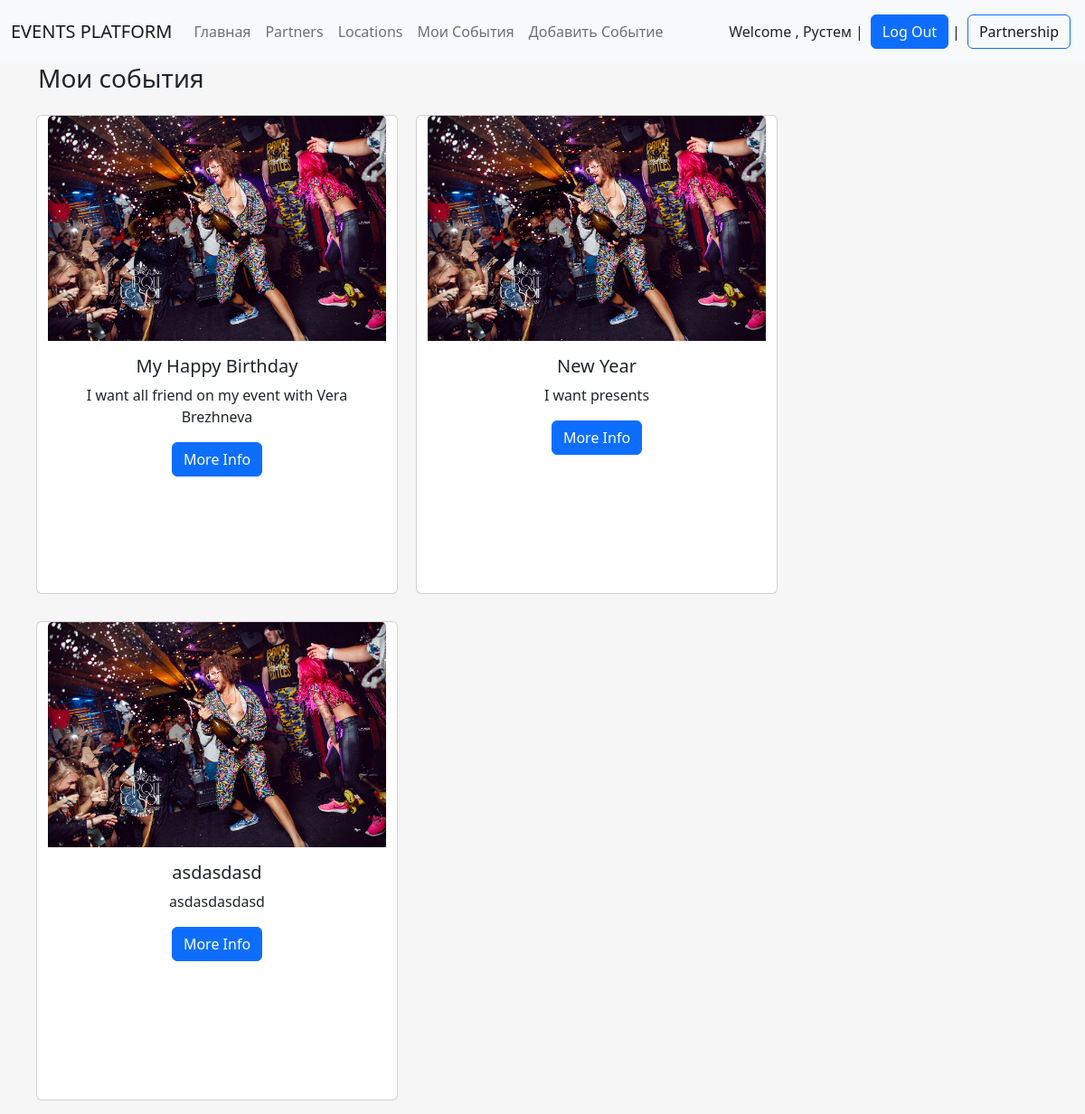
Screenshot of /my_events/ (signed in) with the database file from the repository.
### events/models.py (models this page shows, shortened)
class BaseEvent(models.Model):
    title = models.CharField(max_length=40, verbose_name='Название события')
    description = models.TextField(blank=True, verbose_name='Описание')  # can be empty
    planning_day = models.DateField(verbose_name='Планируемое день события', blank=True,
                                    default=utils.timezone.now)
    planning_time = models.TimeField(verbose_name='Планируемое время события', blank=True)
    event_type = models.CharField(max_length=60, verbose_name='Тип события',
                                  choices=EventTypes.choices, default=EventTypes.PARTY)
    location = models.CharField(max_length=60, verbose_name='Геопозиция',
                                choices=Locations.choices, default=Locations.MOSCOW)
    owner = models.ForeignKey(UserClient, on_delete=models.CASCADE)
    partners = models.ManyToManyField(UserPartner, through='EventVendors', through_fields=('event', 'partner'))
    photo = models.ImageField(upload_to='photo/events/%Y/%m/%d', verbose_name='Фото', blank=True)
    class Meta:
        verbose_name = 'Событие'
        verbose_name_plural = 'События'
    def __str__(self):
        return f'{self.title}'

### events/views.py (the view)
# urls.py: path('my_events/', ViewMyEvents.as_view(), name='my_events'),
class ViewMyEvents(ListView):
    model = BaseEvent
    template_name = 'events/my_events.html'
    context_object_name = 'events'
    extra_context = {'title': 'EVENTS PLATFORM'}
    allow_empty = True
    def __init__(self, **kwargs):
        super().__init__(**kwargs)
        self.object_list = None
    def get_context_data(self, **kwargs):
        self.object_list = super().get_queryset()
        context = super(ViewMyEvents, self).get_context_data(**kwargs)
        context.update({'events': self.get_queryset()})
        return context
    def get_queryset(self):
        queryset = super(ViewMyEvents, self).get_queryset()
        queryset = queryset.filter(owner__django_user_id=self.request.user.id)
        return queryset

### events/templates/events/my_events.html (shortened to what this page needs)
{% extends 'base.html' %}
{% block maintitle %}
<div class="col-md-12">
    <h3>Мои события</h3>
</div>
{% endblock maintitle%}
{% block content %}
{% for event in events %}
<div class="card col-md-3"
     align="center">
    <img class="card-img-top" src="{{ event.photo.url }}" alt="Card image cap">
    <div class="card-body">
        <h5 class="card-title">{{ event }}</h5>
        <p class="card-text">{{ event.description }}</p>
        <p class="card-text"><a href="{% url 'event' pk=event.id %}" class="btn btn-primary">More Info</a></p>
    </div>
</div>
{% endfor %}
{% endblock %}

### templates/inc/_navbar.html (shortened to what this page needs)
<nav class="navbar navbar-expand-lg  bg-light ">
    <div class="container-fluid">
        <a class="navbar-brand" href="{% url 'home' %}">EVENTS PLATFORM</a>
        <div class="collapse navbar-collapse" id="navbarScroll">
            <ul class="navbar-nav me-auto my-2 my-lg-0 navbar-nav-scroll" style="--bs-scroll-height: 100px;">
                <li class="nav-item">
                    <a class="nav-link " aria-current="page" href="{% url 'home' %}">Главная</a>
                </li>
                <li class="nav-item">
                    <a class="nav-link" href="{% url 'vendors' %}">Partners</a>
                </li>
                <li class="nav-item">
                    <a class="nav-link" href="#">Locations</a>
                </li>
                {% if request.user.is_authenticated %}
                <li class="nav-item">
                    <a class="nav-link " href="{% url 'my_events' %}">Мои События</a>
                </li>
                {% endif %}
                {% if request.user.is_authenticated %}
                <li class="nav-item">
                    <a class="nav-link " href="{% url 'add_event' %}">Добавить Событие</a>
                </li>
                {% endif %}
            </ul>
             {% if request.user.is_authenticated %}
            Welcome , {{ request.user.first_name }}  |  <a class="auth-modal-toggle btn btn-primary ms-2 me-1 " href="{% url 'logout' %}">Log Out</a> |
             {% else %}
            <span class="navbar-text">
                  <a class="auth-modal-toggle btn btn-outline-primary ms-2 me-1" href="{% url 'register' %}" >Sign In</a> |
                <a class="auth-modal-toggle btn btn-outline-primary ms-2 me-1" href="{% url 'login' %}" >Login</a> |
            </span>
            {% endif %}
            <span class="navbar-text">
                  <a class="auth-modal-toggle btn btn-outline-primary ms-2 me-1" href="{% url 'add_partner' %}" >Partnership</a>
            </span>
        </div>
    </div>
</nav>

### rows the page displays
BaseEvent: photo (picture), title "My Happy Birthday", description "I want all friend on my event with Vera Brezhneva"
BaseEvent: photo (picture), title "New Year", description "I want presents"
BaseEvent: photo (picture), title "asdasdasd", description "asdasdasdasd"

### other values shown
{{ request.user.first_name }} "Рустем"
